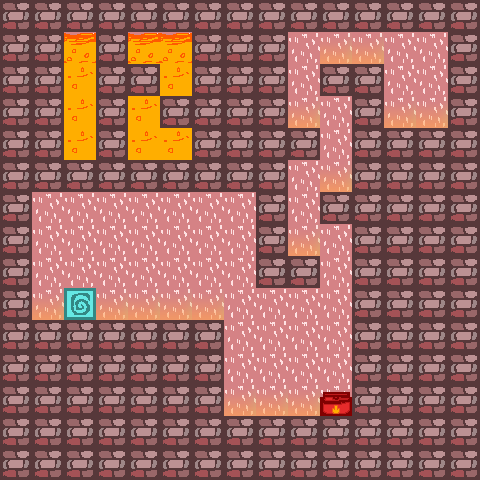

This is a level from a 2D game, rendered from its Tiled map with the project's own tilesets. A one-line summary and the complete map file follow:
An orthogonal 15x15 tile map with 32x32 px tiles, 2 tile layers (background, objects).

<map version="1.4" tiledversion="1.4.3" orientation="orthogonal" renderorder="right-down" width="15" height="15" tilewidth="32" tileheight="32" infinite="0" nextlayerid="3" nextobjectid="1">
 <tileset firstgid="1" source="testtiles2.tsx" />
 <layer id="1" name="background" width="15" height="15">
  <data encoding="csv">
16,16,16,16,16,16,16,16,16,16,16,16,16,16,16,
16,16,16,16,16,16,16,16,16,16,17,17,16,16,16,
16,16,16,16,16,16,16,16,16,16,16,16,16,16,16,
16,16,16,16,16,16,16,16,16,17,16,16,17,17,16,
16,16,16,16,16,16,16,16,16,16,16,16,16,16,16,
16,16,16,16,16,16,16,16,16,16,17,16,16,16,16,
16,16,16,16,16,16,16,16,16,16,16,16,16,16,16,
16,16,16,16,16,16,16,16,16,17,16,16,16,16,16,
16,16,16,16,16,16,16,16,16,16,16,16,16,16,16,
16,17,16,17,17,17,17,16,16,16,16,16,16,16,16,
16,16,16,16,16,17,16,16,16,16,16,16,16,16,16,
16,16,16,16,16,16,16,16,16,16,16,16,16,16,16,
16,16,16,16,16,16,16,17,17,17,16,17,17,17,16,
16,16,16,16,16,16,16,16,16,16,16,16,16,16,16,
16,16,16,16,16,16,16,16,16,16,16,16,16,16,16
</data>
 </layer>
 <layer id="2" name="objects" width="15" height="15">
  <data encoding="csv">
15,15,15,15,15,15,15,15,15,15,15,15,15,15,15,
15,15,5,15,5,5,15,15,15,0,0,0,0,0,15,
15,15,7,15,15,7,15,15,15,0,15,15,0,0,15,
15,15,7,15,7,15,15,15,15,0,0,15,0,0,15,
15,15,7,15,7,7,15,15,15,15,0,15,15,15,15,
15,15,15,15,15,15,15,15,15,0,0,15,15,15,15,
15,0,0,0,0,0,0,0,15,0,15,15,15,15,15,
15,0,0,0,0,0,0,0,15,0,0,15,15,15,15,
15,0,0,0,0,0,0,0,15,15,0,15,15,15,15,
15,0,3,0,0,0,0,0,0,0,0,15,15,15,15,
15,15,15,15,15,15,15,0,0,0,0,15,15,15,15,
15,15,15,15,15,15,15,0,0,0,0,15,15,15,15,
15,15,15,15,15,15,15,0,0,0,11,15,15,15,15,
15,15,15,15,15,15,15,15,15,15,15,15,15,15,15,
15,15,15,15,15,15,15,15,15,15,15,15,15,15,15
</data>
 </layer>
</map>
